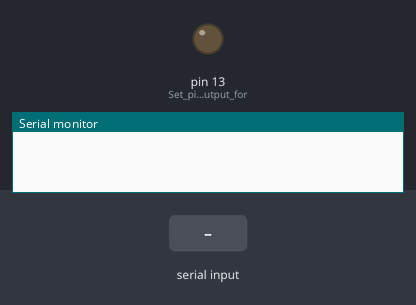
A sketch run on a simulated Arduino Uno, built with avr-gcc and run on an emulated ATmega328P. Shown: output pins drawn as LEDs (lit = HIGH), the last lines printed to the serial monitor. Inputs (shaded band) come from the test bench.

Above: at 1.2 s.
1.3 s: "1\n" received over Serial
At 2.4 s:
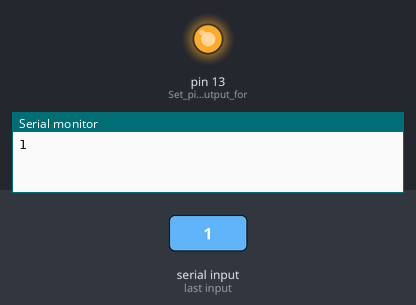
2.8 s: "0\n" received over Serial
At 3.5 s:
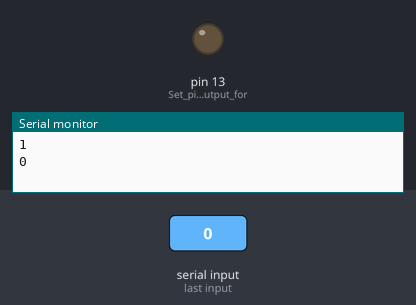
Timing chart, 0 to 5.8 s (numbered marks = the images above; inputs shaded):
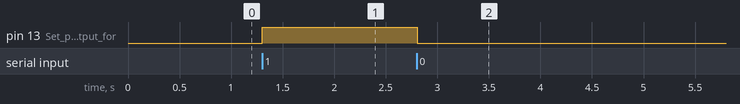

Measured:
- after the input at 1.3 s, pin 13 (Set_pin_13_as_output_for): LOW → HIGH at once
- after the input at 2.8 s, pin 13 (Set_pin_13_as_output_for): HIGH → LOW at once

The sketch:

arduino1.ino
```cpp
char Incoming_value = 0; // Variable to store the incoming data

void setup()
  {

  Serial.begin(9600);    // Start the serial communication
  pinMode(13, OUTPUT);   // Set pin 13 as output for the LED
  }

void loop() {
  if (Serial.available() > 0) {          // Check if there's incoming data
    Incoming_value = Serial.read();      // Read the incoming data
    delay(2);
    Serial.print(Incoming_value);        // Print the incoming value to the Serial Monitor
    Serial.print("\n");

    if (Incoming_value == '1') {         // If the incoming value is '1'
      digitalWrite(13, HIGH);            // Turn the LED on
    } else if (Incoming_value == '0') {  // If the incoming value is '0'
      digitalWrite(13, LOW);             // Turn the LED off
    }
  }
}
```
